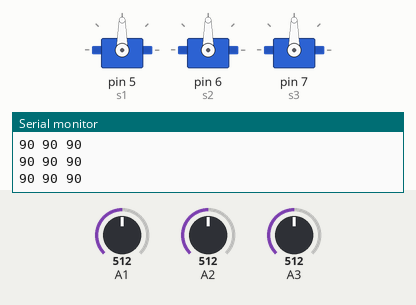
Simulated run of this sketch. Board: Arduino Uno, built with avr-gcc and run on an emulated ATmega328P. On the bench: 3 × servo, the last lines printed to the serial monitor. Inputs (shaded band) come from the test bench; at power-on: A1 = 512, A2 = 512, A3 = 512.

Above: at 1.2 s.
1.3 s: A1 set to 561
At 2.6 s:
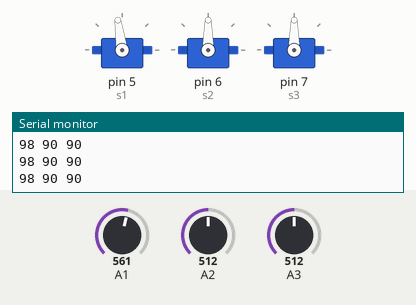
4.3 s: A1 set to 581
At 4.8 s:
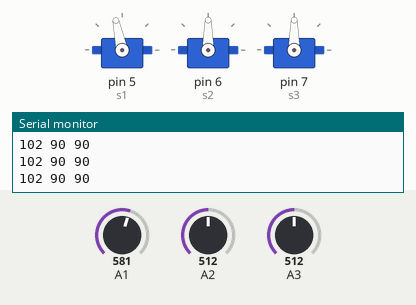
5.8 s: A2 set to 559
At 7.0 s:
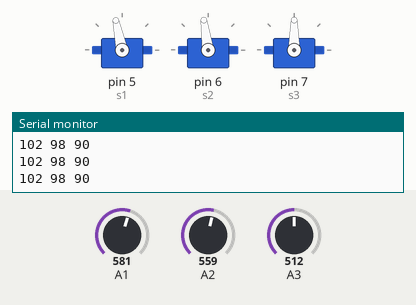
7.3 s: A2 set to 578
At 8.5 s:
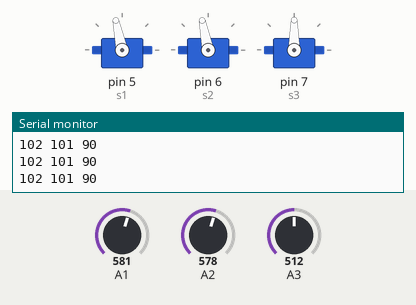
8.8 s: A3 set to 716
At 9.7 s:
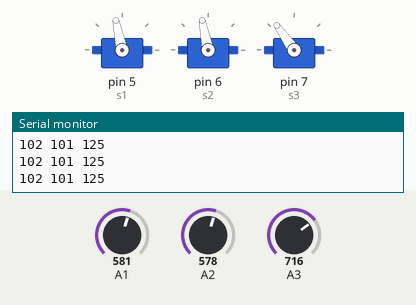
10.3 s: A3 set to 900
At 10.9 s:
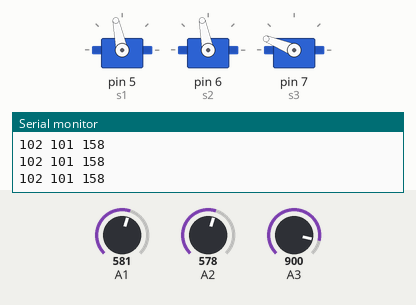
Timing chart, 0 to 12.8 s (numbered marks = the images above; inputs shaded):
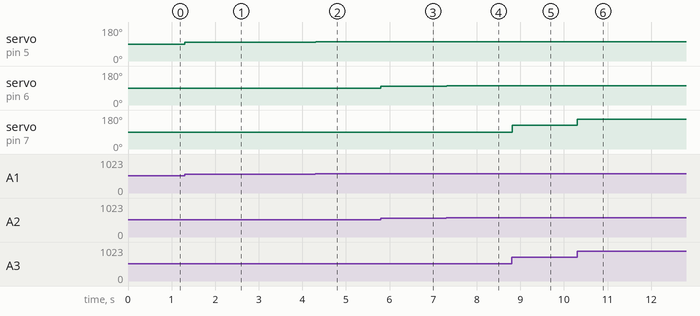

Measured:
- after the input at 1.3 s, servo on pin 5 (s1): 90° → 98° at once
- after the input at 4.3 s, servo on pin 5 (s1): 98° → 102° at once
- after the input at 5.8 s, servo on pin 6 (s2): 90° → 98° at once
- after the input at 7.3 s, servo on pin 6 (s2): 98° → 101° at once
- after the input at 8.8 s, servo on pin 7 (s3): 90° → 125° at once
- after the input at 10.3 s, servo on pin 7 (s3): 125° → 158° at once

The sketch:

prueba_servo_mariana.ino
```cpp
#include <Servo.h>
Servo s1;
Servo s2;
Servo s3;
int pos1;
int pos2;
int pos3;

void setup() {
 s1.attach(5);
 s2.attach(6);
 s3.attach(7,800,1500);
 Serial.begin(9600);

}

void loop() {
  pos1=map(analogRead(A1),0,1023,0,180);
  pos2=map(analogRead(A2),0,1023,0,180);
  pos3=map(analogRead(A3),0,1023,0,180);
   s1.write(pos1);
   s2.write(pos2);
   s3.write(pos3);
   Serial.print(pos1);
   Serial.print(" ");
   Serial.print(pos2);
   Serial.print(" ");
   Serial.println(pos3);

}
```
